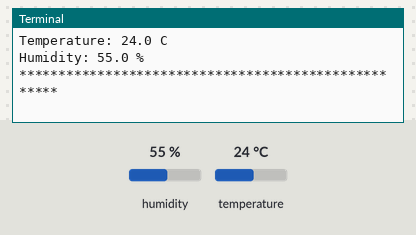
The program below on a simulated Raspberry Pi (BCM pin numbers). Shown: the last lines printed to the terminal. The test bench sets the inputs (shaded band); at power-on: humidity 55 %, temperature 24 °C. The clock reads 2024-03-15 10:24:30 at power-on unless the program sets it.

Above: at 1.2 s.
1.3 s: humidity set to 22 %
At 3.5 s:
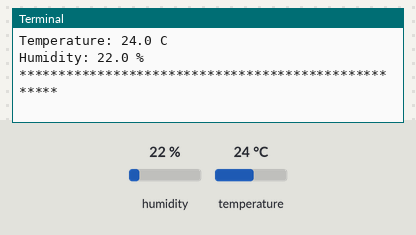
4.7 s: temperature set to 12 °C
8.1 s: humidity set to 40 %
At 11.7 s:
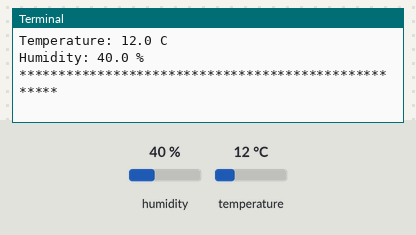
Timing chart, 0 to 13.2 s (numbered marks = the images above; inputs shaded):
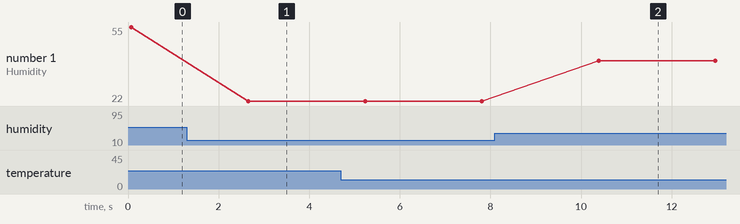

The program:

dht11-script.py
```python
# script imports
import RPi.GPIO as GPIO
import dht11
import time

GPIO.setwarnings(False)
GPIO.setmode(GPIO.BCM)
GPIO.cleanup()

# connect to dht11 data pin on GPIO 4
instance = dht11.DHT11(pin = 4)

def log_error(error_code):
    print("Error Logged!")
    with open("./logs/dht11-error-logs.txt", "a") as log_file:
        log_file.write(" Error Logged! With error code {} at {} \n ".format(error_code, time.ctime()))

try:
    while True:

        # read from the dht11 sensor
        result = instance.read()

        # if the reading from the dht11 is valid, print temperature
        if result.is_valid():
            print("****************************************************")
            print("Time reading recorded: " + time.ctime())
            print("Temperature: %-3.1f C" % result.temperature)
            print("Humidity: %-3.1f %%" % result.humidity)
            print("**************************************************** \n")

            # sleep the script for 2.5 seconds
            time.sleep(2.5)
        else:
            log_error(result.error_code)
except KeyboardInterrupt:
    print("\n Script interrupted via keyboard input... Cleaing up GPIO.")
    GPIO.cleanup()
    print("Script exited successfully.")
```

Measured:
- after the input at 1.3 s, the terminal: prints a new line after 1.4 s (image 1)
- after the input at 8.1 s, the terminal: prints a new line after 2.3 s (image 2)
- plotted number 1: 55 → 22 after the input at 1.3 s
